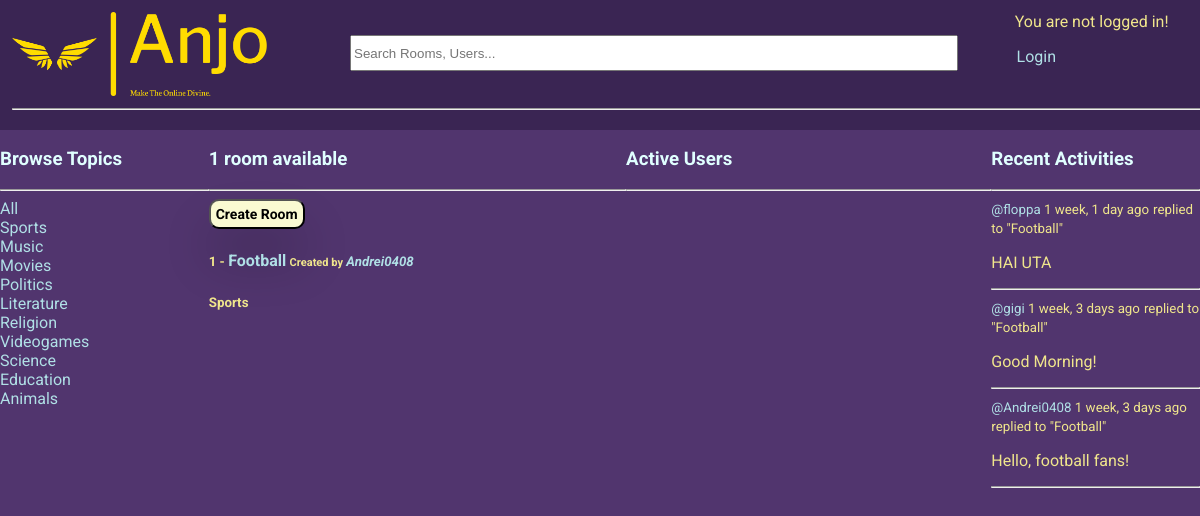
The app's page /?q=Sports with its own data.
### base/models.py (models this page shows, shortened)
class Topic(models.Model):
    name = models.CharField(max_length=200, unique=True)

class Room(models.Model):
    host = models.ForeignKey(User, on_delete=models.SET_NULL, null=True)
    topic = models.ForeignKey(Topic, on_delete=models.SET_NULL, null=True)
    name = models.CharField(max_length=200)
    description = models.TextField(null=True, blank=True)
    participants = models.ManyToManyField(User, related_name='participants', blank=True) # the users currently active in the room
    updated = models.DateTimeField(auto_now=True)
    created = models.DateTimeField(auto_now_add=True)
    class Meta:
        ordering = ['-updated', '-created'] # newest updated item should come first
    def __str__(self):
        return str(self.name)

class Message(models.Model):
    user = models.ForeignKey(User, on_delete=models.CASCADE) # on delete -> CASCADE = delete all children
    room = models.ForeignKey(Room, on_delete=models.CASCADE)
    body = models.TextField()
    updated = models.DateTimeField(auto_now=True)
    created = models.DateTimeField(auto_now_add=True)
    class Meta:
        ordering = ['-updated', '-created'] # newest updated item should come first
    def __str__(self):
        return self.body[0:50]

### base/views.py (the view)
# urls.py: path('', views.home, name="home"),
def home(request):
    q = request.GET.get('q') if request.GET.get('q') != None else ''
    rooms = Room.objects.filter(
        Q(topic__name__icontains=q) |
        Q(name__icontains=q) |
        Q(description__icontains=q) |
        Q(participants__username__icontains=q) |
        Q(host__username__icontains=q)
        )
    topics = Topic.objects.filter()
    room_count = rooms.count()
    room_messages = Message.objects.filter(
        Q(room__topic__name__icontains=q)
        )
    users = User.objects.filter(
        Q(username__icontains=q)
    )
    users_count = users.count()
    users_messages = Message.objects.filter(
        Q(user__username__icontains=q)
    )
    context = {'rooms':rooms, 'topics': topics, 'room_count': room_count, 'room_messages': room_messages,
               'users':users, 'users_count': users_count, 'users_messages': users_messages}
    return render(request, 'base/home.html', context)

### base/templates/base/home.html (shortened to what this page needs)
{% extends 'main.html' %}
{% block content %}
<div class="home-container">
    <div>
        {% include 'base/topics_component.html' %}
    </div>
    <div>
        {% if room_count == 0 %}
            <h3>No rooms available</h3>
        {% elif room_count == 1 %}
            <h3>{{room_count}} room available</h3>
        {% else %}
            <h3>{{room_count}} rooms available</h3>
        {% endif %}
        <hr>
        <form action="{% url 'create-room' %}">
            <input type="submit" value="Create Room" class="input-button" id="input-button-create-room">
        </form>
        {% include 'base/feed_component.html' %}
    </div>
    <div>
        {% include 'base/users_component.html' %}
    </div>
    <div>
        {% include 'base/activity_component.html' %}
    </div>
</div>
{% endblock content %}

### base/templates/base/topics_component.html (shortened to what this page needs)
<h3>Browse Topics</h3>
        <hr>
        <div>
            <a href="{% url 'home' %}">All</a>
        </div>
        {% for topic in topics %}
            <div>
                <a href="{% url 'home' %}?q={{topic.name}}">{{topic.name}}</a>
            </div>
        {% endfor %}
        <br>

### base/templates/base/feed_component.html (shortened to what this page needs)
<div>
    {% for room in rooms %}
        <div class="feed-container">
            <h5>
                <div>
                    {{room.id}} - <a style="font-size: 16px;" href="{% url 'room' room.id %}">{{room.name}}</a>
                    <span>
                        <small>Created by</small> <i><a href="{% url 'user-profile' room.host.id %}">{{room.host.username}}</a></i>
                    </span>
                </div>
            </h5>
            <small><b>{{room.topic.name}}</b></small>
        </div>
    {% endfor %}
</div>

### base/templates/base/activity_component.html (shortened to what this page needs)
<h3>Recent Activities</h3>
        <hr>
        {% for message in room_messages %}
            <div>
                <small><a href="{% url 'user-profile' message.user.id %}">@{{message.user}}</a> {{message.created|timesince}} ago</small>
                <small>replied to "{{message.room}}"</small>
                <p>{{message}}</p>
                <hr>
            </div>
        {% endfor %}

### static/css/main.css (style rules this page uses)
:root { font-family: 'Roboto','Franklin Gothic Medium', 'Arial Narrow', Arial, sans-serif; }
body { background-color: rgb(81, 53, 110); color: khaki; margin: 0; width: 100vw; height: 100vh; max-width: 100%; overflow-x: hidden; }
form { display: inline; }
.input-button { display: flex; align-items: center; font-family: inherit; font-size: 12px; background-color: lightgoldenrodyellow; border-radius: 10px; font-weight: bold; box-shadow: 0px 30px 50px 0px rgba(0, 0, 0, 0.2); }
form .input-button { display: inline; }
#input-button-create-room { font-size: 14px; padding: 5px 5px 5px 5px; }
h3 { color: lightcyan; }
a { text-decoration: none; }
a:link { color: powderblue; }

### base/templates/base/home.html (style rules this page uses)
.home-container { display: grid; grid-template-columns: 1fr 2fr 1.75fr 1fr; }

### records on screen
Topic: name "Sports"
Topic: name "Music"
Topic: name "Movies"
Topic: name "Politics"
Topic: name "Literature"
Topic: name "Religion"
Topic: name "Videogames"
Topic: name "Science"
Topic: name "Education"
Topic: name "Animals"
Room: id "1", name "Football", host.username "Andrei0408", topic.name "Sports"
Message: user "floppa", created "1 week, 1 day", room "Football", body "HAI UTA"
Message: user "gigi", created "1 week, 3 days", room "Football", body "Good Morning!"
Message: user "Andrei0408", created "1 week, 3 days", room "Football", body "Hello, football fans!"

### other values on screen
{{ room_count }} "1"
